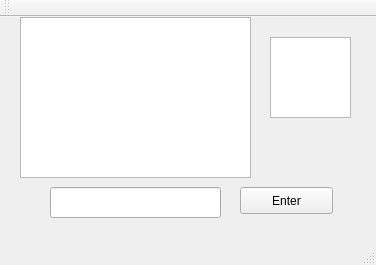
<?xml version="1.0" encoding="UTF-8"?>
<ui version="4.0">
 <class>my_dialog</class>
 <widget class="QMainWindow" name="my_dialog">
  <property name="geometry">
   <rect>
    <x>0</x>
    <y>0</y>
    <width>376</width>
    <height>265</height>
   </rect>
  </property>
  <property name="windowTitle">
   <string>my_dialog</string>
  </property>
  <widget class="QWidget" name="centralWidget">
   <widget class="QTextBrowser" name="textBrowser">
    <property name="geometry">
     <rect>
      <x>20</x>
      <y>0</y>
      <width>231</width>
      <height>161</height>
     </rect>
    </property>
   </widget>
   <widget class="QPushButton" name="pushButton">
    <property name="geometry">
     <rect>
      <x>240</x>
      <y>170</y>
      <width>93</width>
      <height>27</height>
     </rect>
    </property>
    <property name="text">
     <string>Enter</string>
    </property>
   </widget>
   <widget class="QLineEdit" name="lineEdit">
    <property name="geometry">
     <rect>
      <x>50</x>
      <y>170</y>
      <width>171</width>
      <height>31</height>
     </rect>
    </property>
   </widget>
   <widget class="QTextEdit" name="textEdit">
    <property name="geometry">
     <rect>
      <x>270</x>
      <y>20</y>
      <width>81</width>
      <height>81</height>
     </rect>
    </property>
   </widget>
  </widget>
  <widget class="QMenuBar" name="menuBar">
   <property name="geometry">
    <rect>
     <x>0</x>
     <y>0</y>
     <width>376</width>
     <height>23</height>
    </rect>
   </property>
  </widget>
  <widget class="QToolBar" name="mainToolBar">
   <attribute name="toolBarArea">
    <enum>TopToolBarArea</enum>
   </attribute>
   <attribute name="toolBarBreak">
    <bool>false</bool>
   </attribute>
  </widget>
  <widget class="QStatusBar" name="statusBar"/>
 </widget>
 <layoutdefault spacing="6" margin="11"/>
 <resources/>
 <connections/>
</ui>
